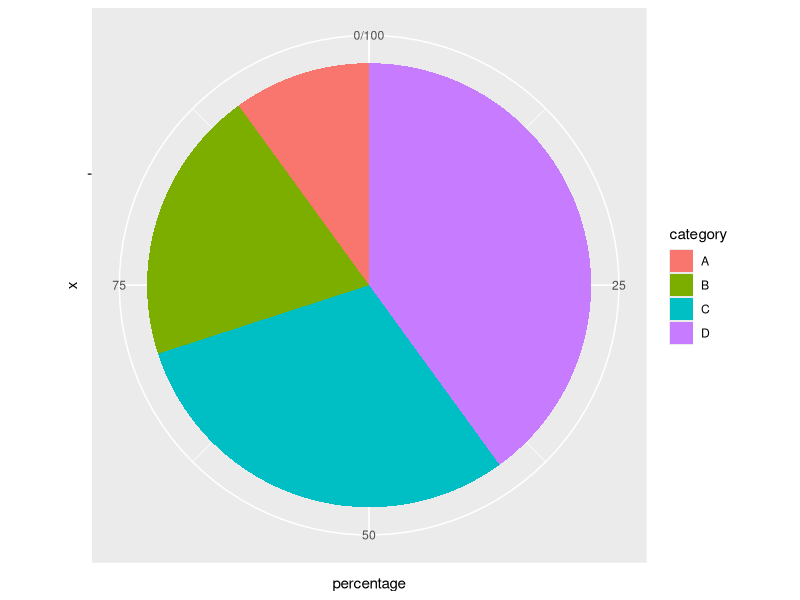

The R source for this figure: (Note: this script raises an error after producing the figure.)
# Install and load necessary packages
library(ggplot2)
library(dplyr)

# Create sample data
data <- data.frame(category = c("A", "B", "C", "D"),
                   value = c(10, 20, 30, 40))

# Compute the percentage
data <- data %>%
  mutate(percentage = value / sum(value) * 100)

# Compute the cumulative percentage for positioning the labels
data <- data %>%
  arrange(desc(category)) %>%
  mutate(ypos = cumsum(percentage) - 0.5 * percentage)

# Basic pie chart with ggplot
pie_chart <-
  ggplot(data, aes(x = "", y = percentage, fill = category)) +
  geom_bar(width = 1, stat = "identity") +
  coord_polar("y", start = 0)

# Create the doughnut effect by adding a white circle in the middle
doughnut_chart <- pie_chart +
  geom_text(aes(y = ypos, label = paste0(round(percentage), "%")), color = "white") +
  labs(title = "Doughnut Chart",
       subtitle = "4 Discrete Groups",
       caption = "Note: Exploristics theme applied",
       fill = "Category") +
  exploristics_theme() +
  theme(axis.title = element_blank(),
        axis.line = element_blank(),
        axis.ticks = element_blank()) +
  annotate("text", x = 0, y = 0, label = "", size = 20, color = "white")



ggsave(filename = "man/figures/doughnut.jpg")
